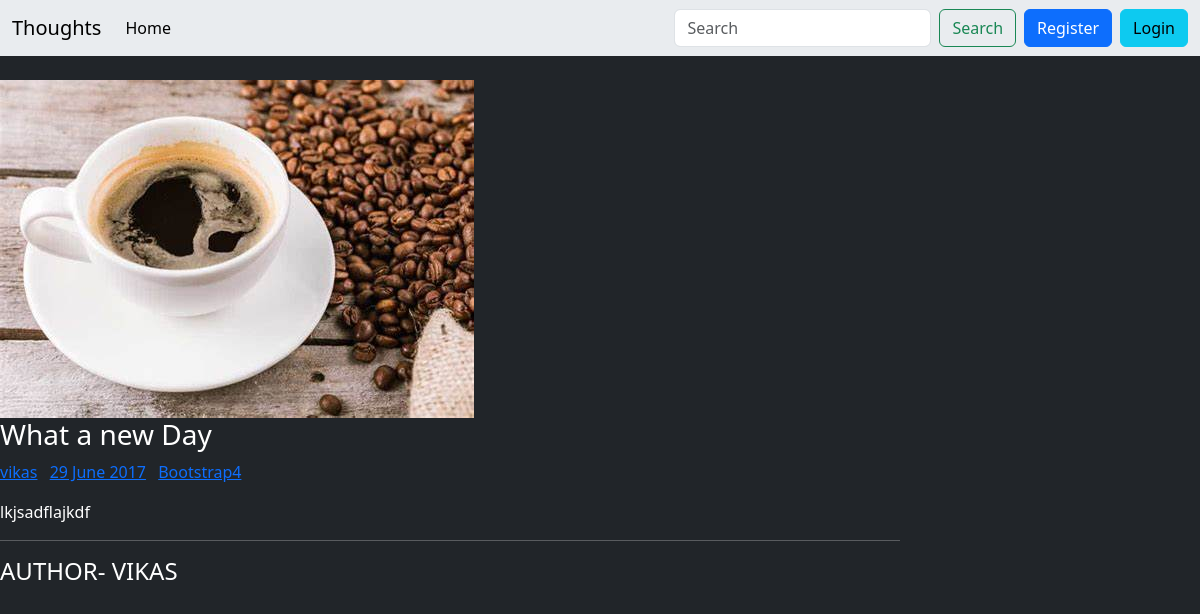
Page /tweet/2/blog_view on the committed database.
### tweet/models.py (models this page shows, shortened)
class Blog(models.Model):
    user = models.ForeignKey(User, on_delete=models.CASCADE)
    heading = models.CharField(max_length=200)
    text = models.TextField()
    photo = models.ImageField(upload_to="photos/",blank=True,null=True)
    created_at = models.DateTimeField(auto_now=True)
    updated_at = models.DateTimeField(auto_now=True)

### tweet/views.py (the view)
# urls.py: path("<int:blog_id>/blog_view",views.blog_view,name="blog_view"),
def blog_view(request,blog_id):
    blog = get_object_or_404(Blog,pk=blog_id)
    return render(request,"blog_view.html",{"blog":blog})

### tweet/templates/blog_view.html (shortened to what this page needs)
{% extends "layout.html" %}
{% block content %}
<div class="col-md-9 mb40 mt-4">
    <article>
        <img src="{{blog.photo}}" alt="" class="img-fluid mb30">
        <div class="post-content">
            <h3>{{blog.heading}} </h3>
            <ul class="post-meta list-inline">
                <li class="list-inline-item">
                     <a href="#">{{blog.user.username}}</a>
                </li>
                <li class="list-inline-item">
                     <a href="#">29 June 2017</a>
                </li>
                <li class="list-inline-item">
                     <a href="#">Bootstrap4</a>
                </li>
            </ul>
            <p>{{blog.text}}</p>
            <hr class="mb40">
            <h4 class="mb40 text-uppercase font500">Author- {{blog.user.username}}</h4>
        </div>
    </article>
</div>
{% endblock content%}

### rows in the picture
Blog: photo (picture), heading "What a new Day", user.username "vikas", text "lkjsadflajkdf", user.username "VIKAS"
